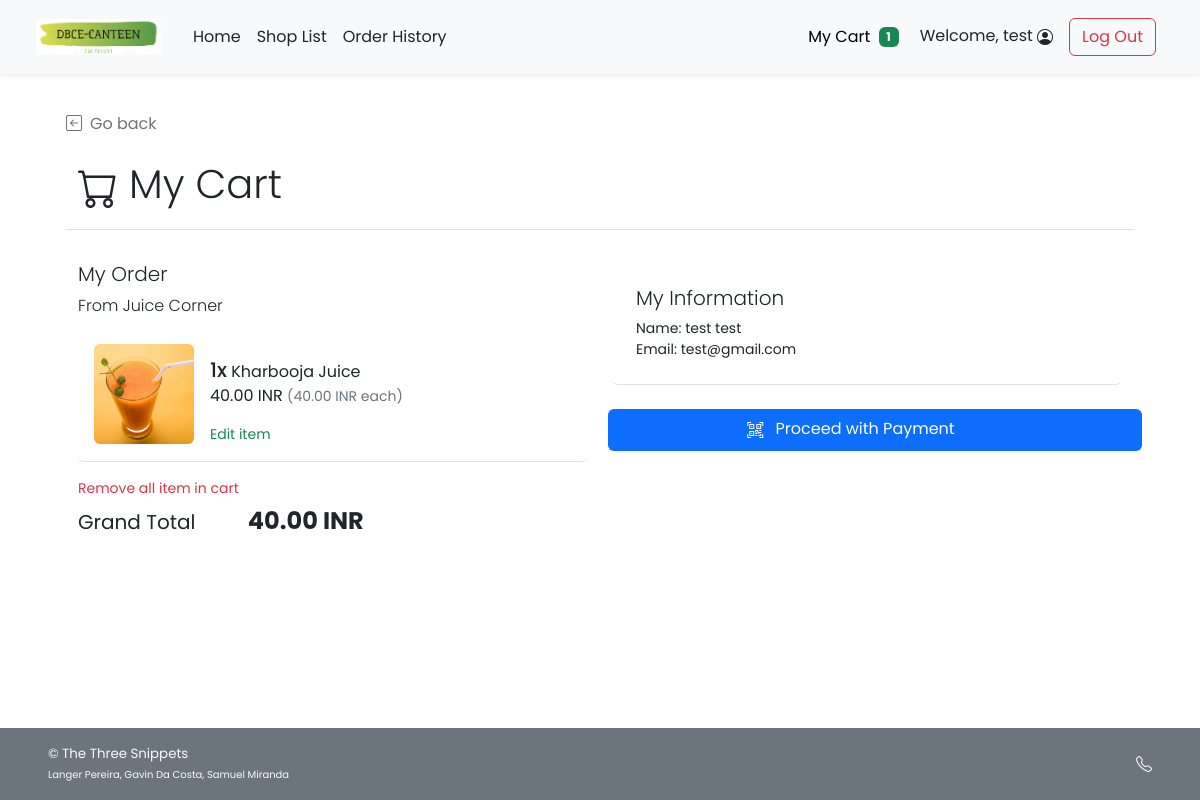
Page /cust_cart.php (signed in) on the committed database.
### tables this page shows
CREATE TABLE `shop` (
  `s_username` varchar(45) NOT NULL,
  `s_pwd` varchar(45) NOT NULL,
  `s_name` varchar(100) NOT NULL,
  `s_location` varchar(100) NOT NULL,
  `s_email` varchar(100) NOT NULL,
  `s_phoneno` varchar(45) NOT NULL,
  `s_pic` text DEFAULT NULL,
  `s_id` int(11) NOT NULL
);

CREATE TABLE `cart` (
  `ct_id` int(11) NOT NULL,
  `ct_amount` int(11) NOT NULL,
  `ct_note` text NOT NULL,
  `s_id` int(11) NOT NULL,
  `f_id` int(11) NOT NULL,
  `c_id` int(11) NOT NULL
);

CREATE TABLE `food` (
  `f_id` int(11) NOT NULL,
  `s_id` int(11) NOT NULL,
  `f_name` varchar(100) NOT NULL,
  `f_price` decimal(6,2) NOT NULL,
  `f_pic` text DEFAULT NULL
);

CREATE TABLE `customer` (
  `c_username` varchar(45) NOT NULL,
  `c_pwd` varchar(45) NOT NULL,
  `c_firstname` varchar(45) NOT NULL,
  `c_lastname` varchar(45) NOT NULL,
  `c_email` varchar(100) NOT NULL,
  `c_gender` varchar(1) NOT NULL COMMENT 'M for Male, F for Female',
  `c_type` varchar(3) NOT NULL COMMENT 'Type of customer in this canteen (STD for student,STF for staff, GUE for guest, ADM for admin, OTH for other)',
  `c_id` int(11) NOT NULL
);

### cust_cart.php (the view, shortened to what this page needs)
<!DOCTYPE html>
<html lang="en">
<head>
    <?php
    include("conn_db.php");
    include('head.php');
    $no_order = false;
    ?>
    <link href="css/main.css" rel="stylesheet">
    <link href="css/menu.css" rel="stylesheet">
</head>
<body class="d-flex flex-column h-100">
    <?php include('nav_header.php')?>
    <div class="container px-5 py-4" id="cart-body">
        <div class="row my-4">
            <a class="nav nav-item text-decoration-none text-muted mb-2" href="#" onclick="history.back();">
                <i class="bi bi-arrow-left-square me-2"></i>Go back
            </a>
            <h2 class="py-3 display-6 border-bottom">
                <i class="bi bi-cart"></i> My Cart
            </h2>
        </div>
        <?php
            $ct_query = "SELECT * FROM cart WHERE c_id = {$_SESSION['cid']}";
            $cart_numrow = $mysqli -> query($ct_query) -> num_rows;
            if($cart_numrow > 0){
        ?>
        <div class="row row-cols-1 row-cols-md-2 mb-5">
            <div class="col">
                <div class="row row-cols-1">
                    <div class="col">
                        <h5 class="fw-light">My Order</h5>
                        <p class="fw-light">From
                            <?php
                                $cart_query = "SELECT s_id,s_name FROM shop s WHERE s_id = (SELECT s_id FROM cart WHERE c_id = {$_SESSION['cid']} LIMIT 0,1)";
                                $cart_result = $mysqli -> query($cart_query) -> fetch_array();
                                echo $cart_result["s_name"];
                            ?>
                        </p>
                    </div>
                    <div class="col">
                        <ul class="list-group">
                            <?php
                                $cartdetail_query = "SELECT ct.ct_amount,ct.f_id,f_pic,f.f_name,f.f_price,ct.ct_note
                                FROM cart ct INNER JOIN food f ON ct.f_id = f.f_id WHERE ct.c_id = {$_SESSION['cid']}";
                                $cartdetail_result = $mysqli -> query($cartdetail_query);
                                while($row = $cartdetail_result -> fetch_array()){
                            ?>
                            <li
                                class="list-group-item d-flex border-0 pb-3 border-bottom w-100 justify-content-between align-items-center">
                                <div class="image-parent">
                                    <img <?php
                                        if(is_null($row["f_pic"])){echo "src='img/default.png'";}
                                        else{echo "src=\"img/{$row['f_pic']}\"";}
                                    ?> class="img-fluid rounded" style="width: 100px; height:100px; object-fit:cover;"
                                        alt="f_pic">
                                </div>
                                <div class="ms-3 mt-3 me-auto">
                                    <div class="fw-normal"><span class="h5"><?php echo $row["ct_amount"]?>x</span>
                                        <?php echo $row["f_name"]?>
                                        <p><?php printf("%.2f INR <small class='text-muted'>(%.2f INR each)</small>",$row["f_price"]*$row["ct_amount"],$row["f_price"])?><br />
                                        </p>
                                        <?php
                                        $rmv_link = false;
                                        if($rmv_link){?>
                                        <a href="remove_cart_item.php?rmv=1&s_id=<?php echo $cart_result["s_id"];?>&f_id=<?php echo $row["f_id"];?>"
                                            class="text-decoration-none text-danger nav nav-item small">Remove item</a>
                                        <?php }else {?>
                                        <a href="cust_update_cart.php?s_id=<?php echo $cart_result["s_id"];?>&f_id=<?php echo $row["f_id"];?>"
                                            class="text-decoration-none text-success nav nav-item small">Edit item</a>
                                        <?php } ?>
                                    </div>
                            </li>
                            <?php } ?>
                        </ul>
                        <div class="col my-3">
                            <ul class="list-inline justify-content-between">
                                <li class="list-item mb-2">
                                    <a href="remove_cart_all.php?rmv=1&s_id=<?php echo $cart_result["s_id"];?>"
                                        class="nav nav-item text-danger text-decoration-none small" name="rmv_all" id="rmv_all">
                                        Remove all item in cart
                                    </a>
                                </li>
                                <li class="list-inline-item fw-normal h5 me-5">Grand Total</li>
                                <li class="list-inline-item fw-bold h4">
                                    <?php
                                        $gt_query = "SELECT SUM(ct.ct_amount*f.f_price) AS grandtotal FROM cart ct INNER JOIN food f
                                        ON ct.f_id = f.f_id WHERE ct.c_id = {$_SESSION['cid']} GROUP BY ct.c_id";
                                        $gt_arr = $mysqli -> query($gt_query) -> fetch_array();
                                        $order_cost = $gt_arr["grandtotal"];
                                        printf("%.2f INR",$order_cost);
                                        if($order_cost<20){
                                            $min_cost = false;  $no_order=true;
                                        }else{
                                            $min_cost = true;
                                        }
                                    ?>
                                </li>
                            </ul>
                        </div>
                    </div>
                </div>
            </div>
            <div class="col mt-3 mt-md-0">
                <div class="row row-cols-1">
                    <div class="col mb-3">
                        <div class="card p-2 p-md-4 border-0 border-bottom">
                            <h5 class="card-title fw-light">My Information</h5>
                            <ul class="card-text list-unstyled m-0 p-0 small">
                                <?php
                                    $cust_query = "SELECT c_email FROM customer WHERE c_id = {$_SESSION['cid']} LIMIT 0,1";
                                    $cust_arr = $mysqli -> query($cust_query) -> fetch_array();
                                ?>
                                <li>Name: <?php echo $_SESSION["firstname"]." ".$_SESSION["lastname"]; ?></li>
                                <li>Email: <?php echo $cust_arr["c_email"]?> </li>
                            </ul>
                        </div>
                    </div>
                            <?php if($no_order){ ?>
                            <button type="submit" class="w-100 btn btn-danger disabled" name="place_order" id="place_order"
                                disabled>
                                <?php
                                    if(!$min_cost){
                                        echo "Your order is less than minimum amount.";
                                    }else{
                                        echo "Cannot proceed with payment";
                                    }
                                ?>
                            </button>
                            <?php }else{ ?>
                                <a href="payment.php" class="  mt-2 ms-2 p-2 bg-primary text-white text-center rounded  border-0 text-decoration-none link-light">
                                <i class="bi bi-qr-code-scan"></i><span class="ms-2 mt-2 me-5"> Proceed with Payment</span>
                            </a>
                            <?php } ?>
                </div>
            </div>
        </div>
        <?php } ?>
    </div>
    <?php include('footer.php')?>
</body>
</html>

### css/main.css (style rules this page uses)
html { height: 100%; }
body { height: 100%; padding-top: 4rem; margin-bottom: -50px; font-family: 'Poppins', 'Noto Sans Thai', sans-serif; }
a { cursor: pointer; }
.bi { vertical-align: -.125em; fill: currentColor; }
.text-white { color: white; }

### css/menu.css (style rules this page uses)
html, body { height: 100%; }
.image-parent { max-width: 100px; }

### rows in the picture
shop: s_name "Juice Corner"
cart: f.f_pic (picture), ct_amount "1", f.f_name "Kharbooja Juice", $row['f_price']*$row['ct_amount'] "40.00", f.f_price "40.00"
customer: c_email "test@gmail.com"

### other values in the picture
$incart_amt "1"
$_SESSION['firstname'] "test"
$order_cost "40.00"
$_SESSION["firstname"] "test"
$_SESSION["lastname"] "test"
